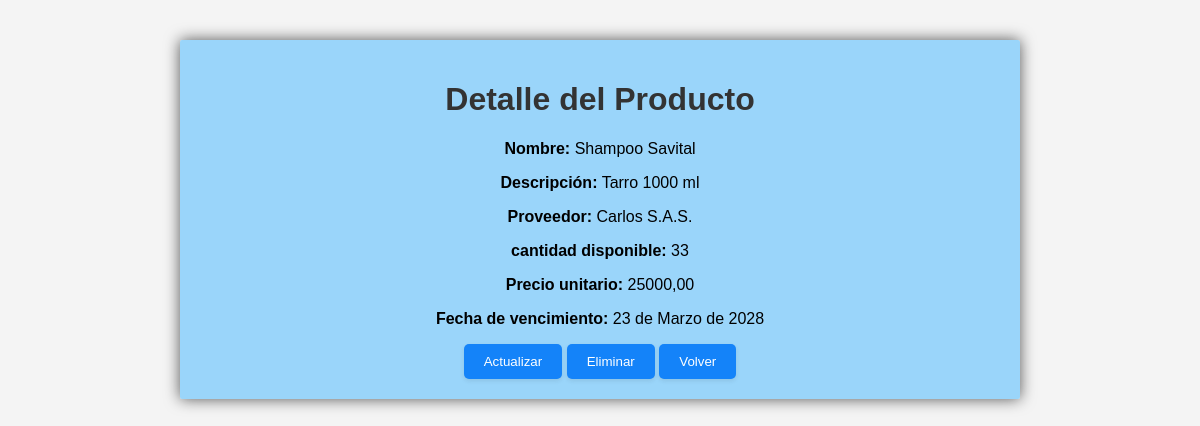
/productos/2/, run on the app's committed database.
### sgi_app/models.py (models this page shows, shortened)
class Producto(models.Model):
    nombre = models.CharField(max_length=100)
    descripcion = models.TextField()
    proveedor = models.ForeignKey(Proveedor, on_delete=models.CASCADE)
    cantidad_disponible = models.PositiveIntegerField(default=0)
    precio_unitario = models.DecimalField(max_digits=10, decimal_places=2)
    fecha_vencimiento = models.DateField()

class Proveedor(models.Model):
    nombre = models.CharField(max_length=100)
    direccion = models.CharField(max_length=200)
    telefono = models.CharField(max_length=15)
    def __str__(self):
        return self.nombre

### sgi_app/views.py (the view)
# urls.py: path('productos/<int:pk>/', detalle_producto, name='detalle_producto'),
def detalle_producto(request, pk):
    producto = get_object_or_404(Producto, pk=pk)
    return render(request, 'detalle_producto.html', {'producto': producto})

### sgi_app/templates/detalle_producto.html (shortened to what this page needs)
{% load static %}
<!DOCTYPE html>
<html lang="es">
<head>
    <link rel="stylesheet" type="text/css" href="{% static 'sgi_app/styles.css' %}">
</head>
<body>
    <div class="container">
        <h1>Detalle del Producto</h1>
        <p><strong>Nombre:</strong> {{ producto.nombre }}</p>
        <p><strong>Descripción:</strong> {{ producto.descripcion }}</p>
        <p><strong>Proveedor:</strong> {{ producto.proveedor }}</p>
        <p><strong>cantidad disponible:</strong> {{ producto.cantidad_disponible }}</p>
        <p><strong>Precio unitario:</strong> {{ producto.precio_unitario }}</p>
        <p><strong>Fecha de vencimiento:</strong> {{ producto.fecha_vencimiento }}</p>
        <a href="{% url 'actualizar_producto' pk=producto.pk %}"><button>Actualizar</button></a>
        <a href="{% url 'eliminar_producto' pk=producto.pk %}"><button>Eliminar</button></a>
        <a href="{% url 'lista_productos' %}"><button>Volver</button></a>
    </div>
</body>
</html>

### sgi_app/static/sgi_app/styles.css (style rules this page uses)
body { font-family: Arial, sans-serif; margin: 20px; padding: 20px; background-color: #f4f4f4; }
.container { max-width: 800px; margin: 0 auto; background-color: #8fd1fbe2; padding: 20px; border-radius: 2px; box-shadow: 0 0 15px rgba(0, 0, 0, 0.656); text-align: center; }
h1, h2 { text-align: center; }
h1 { color: #333; }
button { padding: 10px 20px; background-color: #1483f9; color: #fff; border: none; border-radius: 5px; cursor: pointer; box-shadow: 0 2px 4px rgba(42, 40, 40, 0.1); }

### data on the page
Producto: nombre "Shampoo Savital", descripcion "Tarro 1000 ml", proveedor "Carlos S.A.S.", cantidad_disponible "33", precio_unitario "25000,00", fecha_vencimiento "23 de Marzo de 2028"
